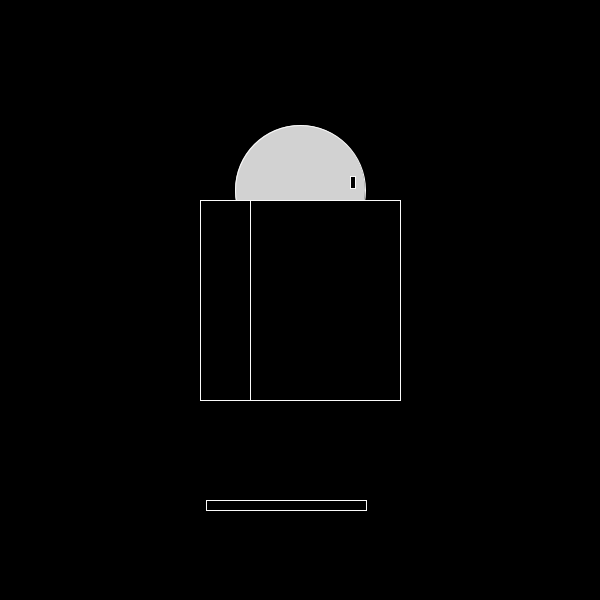
Frame 1 (no input)
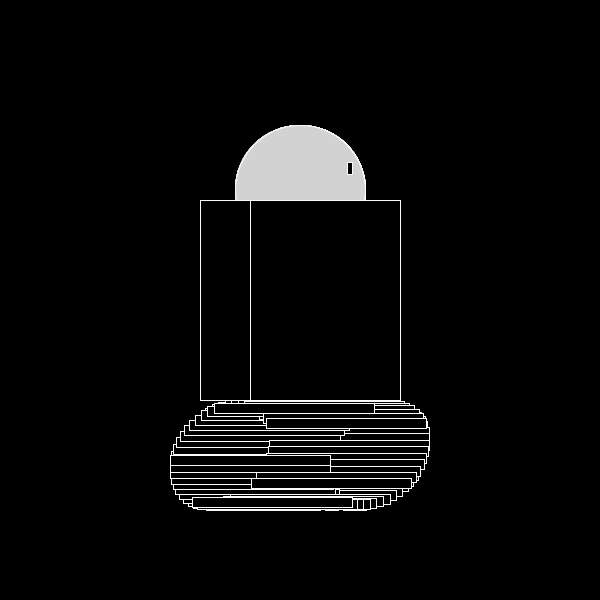
Frame 60 (the mouse pressed at the canvas centre just before this capture)
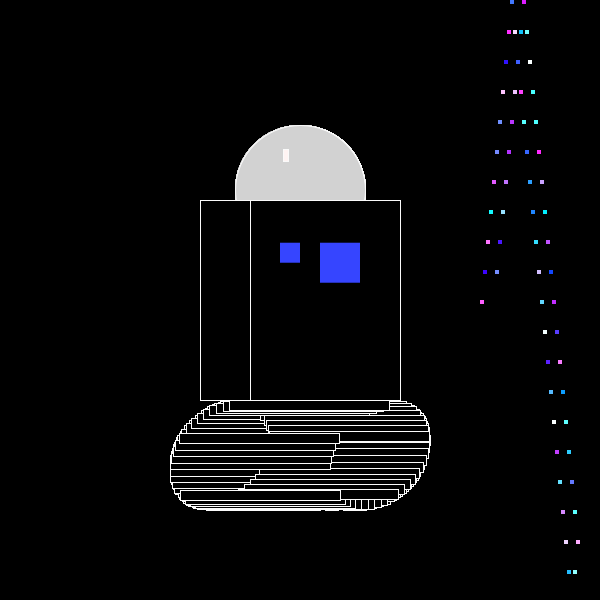
Frame 120 (the mouse held since frame 60 and released just before this capture)

The Processing sketch that drew these frames (run headless with seeded random() and noise(); from frame 60 on, the mouse is pressed at the canvas centre):

// Processing sketch: HW5_JoelleDakanay_robot
// ── HW5_JoelleDakanay_robot.pde
float a = width;
float b = height;
float angle = 0.0;
float offset;
float xOffset;
float yOffset;
float scalar = width/2;
float speed = 5;
float x4; 
float y4;
float diameter = 50;
float radius = diameter/2;
float direction = 2;
float xDirection = 3;
float yDirection = 30;

void setup() {
  size(600, 600);
  offset = height/2;
  x4 = width/2;
  y4 = height/2;
  background(0,0,0);
}

void draw() {
//mouse
 if (mousePressed) {
    cursor(CROSS);
    } 
//movement  
  float y1 = offset + sin(angle) * scalar;
  float y2 = offset + sin(angle + 0.2) * scalar;
  
  float x = xOffset + cos(angle) * scalar;
  float y = yOffset + sin(angle + 6) * scalar;
  
  float x3 = xOffset + sin(angle + 6) * scalar;
  float y3 = yOffset + cos(angle) * scalar;
  
  angle+= speed;  

//robot head
  fill(210);
  stroke(250);
  ellipse(a+200, b+90,a+30, a+30);
  fill(mouseY, random(mouseY),random(mouseX));
  rect(x+300, y+190,5, 12);
  
//robot body
  fill(0);
  stroke(250);
  rect(a+100, b+100, a*2, a*2);
  rect(a+150, b+100, a+50, a*2);
  
//robot wheels
  //fill(random(mouseX), mouseX, random(mouseX));
  rect(x3+220, y3+450, 160, 10);
  
//robot color meters
  noStroke();
  fill(random(mouseX), random(mouseY), mouseX);
  rect(width/2+20, y1-10,40, 40);
  rect(width/2-20, y1-10,20, 20);
  
//bg
  noStroke();
  //background(0, 0, 0);
  fill(random(mouseX), random(mouseY), mouseX);
  rect(x4,y4,4, 4);
  //movement
  //x++;
  //if(x4>width + radius){
    //x4=-radius;
  x4 = x4 + xDirection;
  y4 = y4 + yDirection;
  
  if(x4>width - radius || x4<radius) {
    xDirection = -xDirection;
  } 
  if(y4>height - radius || y4<radius) {
    yDirection = -yDirection;
  }
  
}
